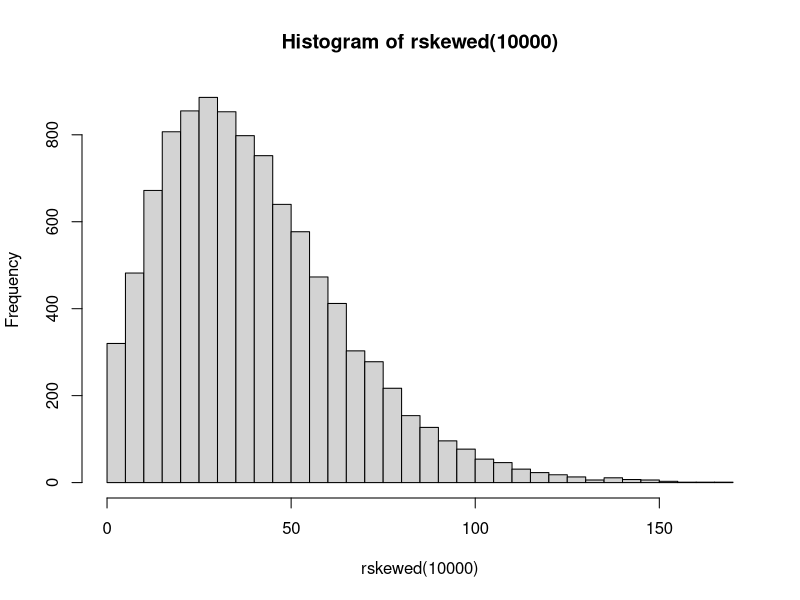

Write the R code that produced this figure.
## ---- chunk 1
knitr::opts_chunk$set(echo=T,eval=T,message=F,warning=F,fig.align='center')
library(tidyverse)
## ---- chunk 2

## ---- chunk 3
rskewed <- function(n){
  return (rnorm(n, mean=6, sd=2)^2)
}

hist(rskewed(10000), breaks=50)
## ---- chunk 4
meanEstimate <- function(x, type=1){
  if(type==1){
    return(mean(x))
  } else if(type==2){
    trimmedX <- x[x<quantile(x, .95) & x>quantile(x, .05)]
    return(mean(trimmedX))
  } else if(type==3){
    return((min(x)+max(x))/2)
  } else if(type==4){
    trimmedX <- x[x<quantile(x, .95) & x>quantile(x, .05)]
    augmentedX <- c(trimmedX, 
                    rep(min(trimmedX),sum(x<=quantile(x, .05))),
                    rep(max(trimmedX),sum(x>=quantile(x, .95))))
    return(mean(augmentedX))
  }
} 

